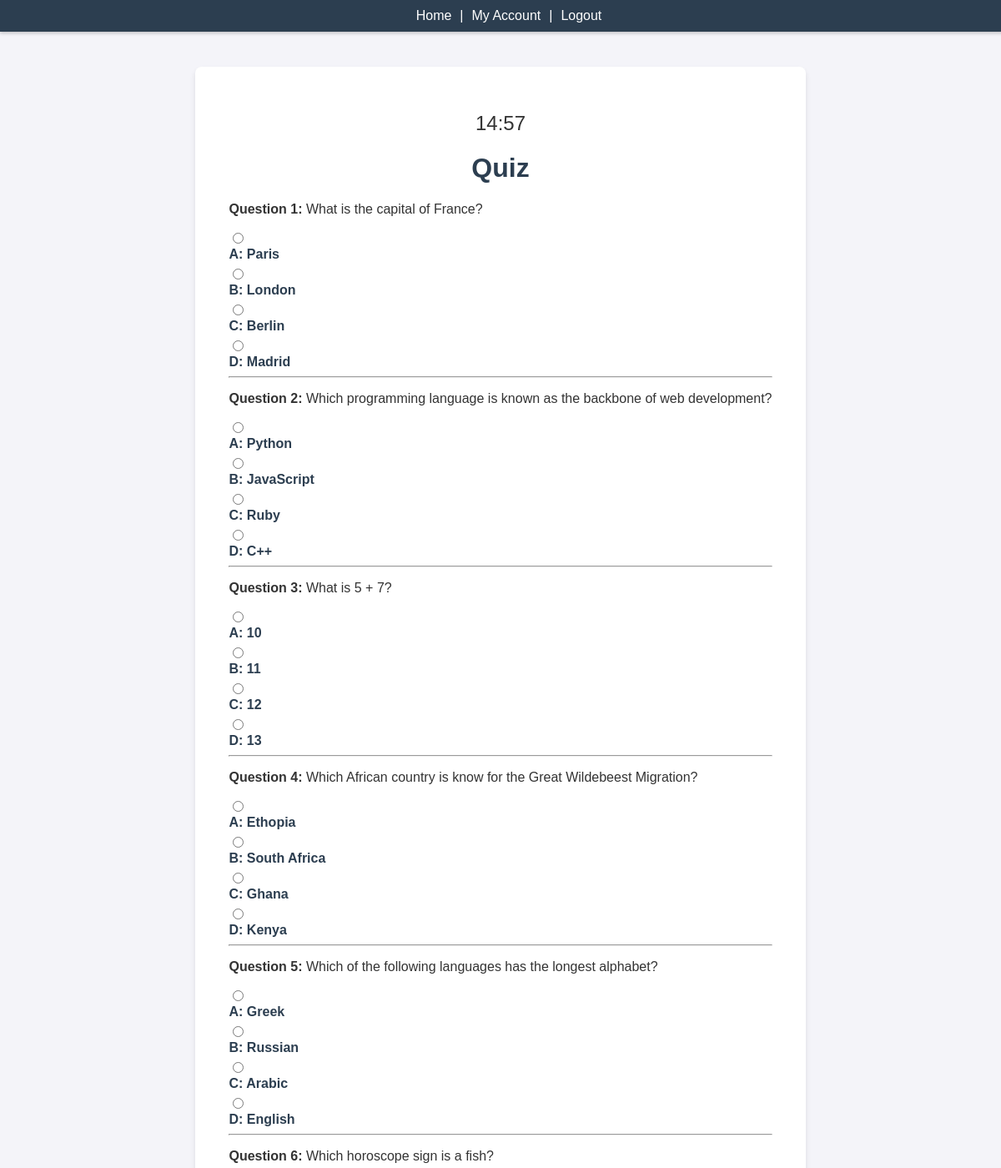
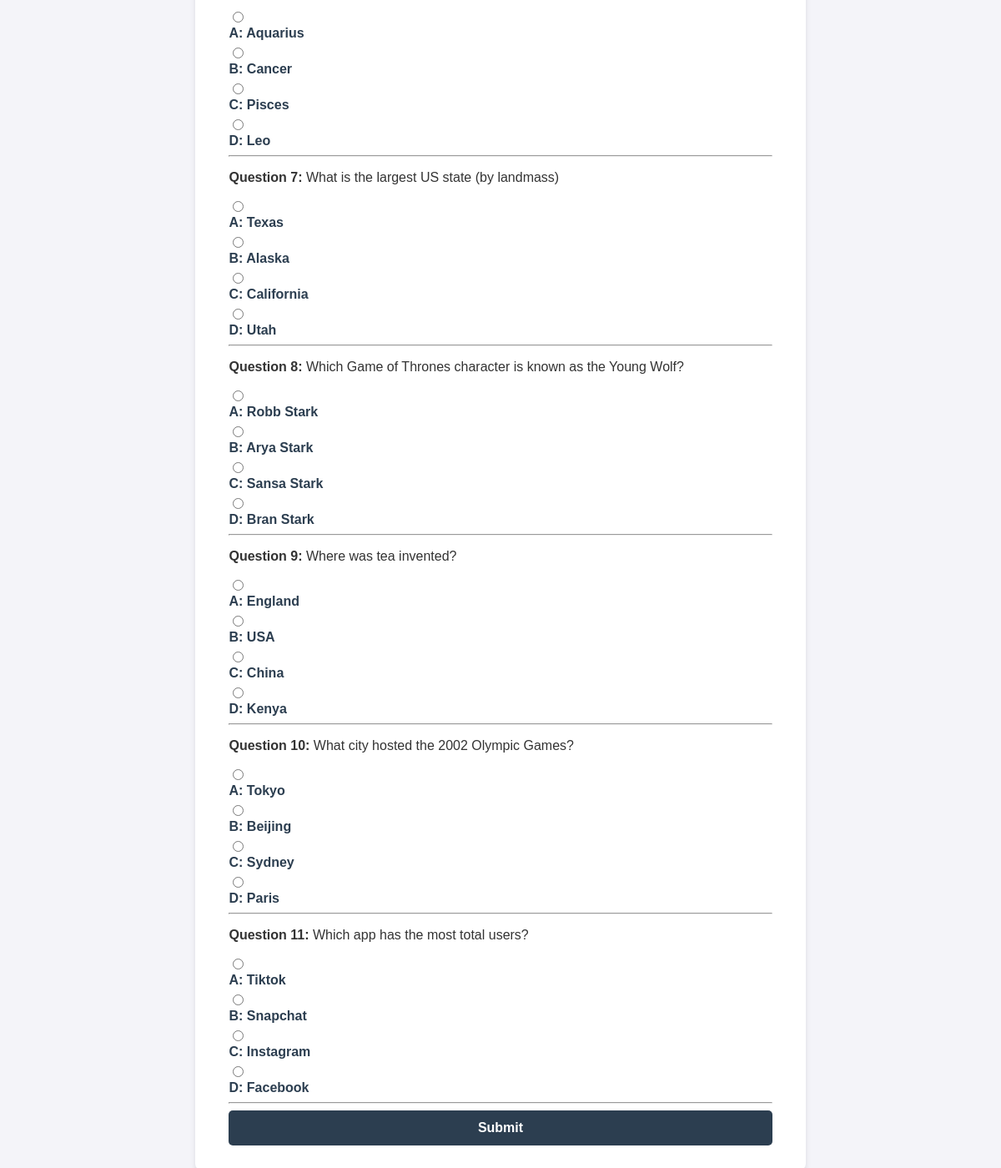
Page /quiz (signed in) on the committed database (2 pictures, top to bottom).
### app.py (models this page shows)
class Question(db.Model):
    id = db.Column(db.Integer, primary_key=True)
    question_text = db.Column(db.String(500), nullable=False)
    options = db.Column(db.JSON, nullable=False)  # {'A': 'Option1', 'B': 'Option2', ...}
    correct_option = db.Column(db.String(1), nullable=False)

### app.py (the view, shortened to what this page needs)
@app.route('/quiz', methods=['GET', 'POST'])
def quiz():
    if 'user_id' not in session:
        return redirect(url_for('login'))
    quiz_duration = timedelta(minutes=15)
    questions = Question.query.all()
    if request.method == 'GET':
        if 'quiz_start_time' not in session:
            session['quiz_start_time'] = time.time()
        elapsed_time = time.time() - session['quiz_start_time']
        if elapsed_time > quiz_duration.total_seconds():
            return redirect(url_for('results'))
        return render_template('quiz.html', questions=questions, quiz_duration=quiz_duration)

### templates/quiz.html (shortened to what this page needs)
<!DOCTYPE html>
<html lang="en">
<head>
    <link rel="stylesheet" type="text/css" href="{{ url_for('static', filename='css/styles.css') }}">
</head>
<nav>
    <a href="/">Home</a> |
    <a href="{{ url_for('user_account', user_id=session['user_id']) }}">My Account</a> |
    <a href="/logout">Logout</a>
</nav>
<body>
    <div class="quiz-container">
        <p id="timer" style="text-align: center; font-size: 1.5em; margin-bottom: 20px;"></p>
        <h1 style="text-align: center;">Quiz</h1>
        <form method="POST" action="/quiz" id="quizForm">
            {% for question in questions %}
            <div class="quiz-question">
                <p><strong>Question {{ loop.index }}:</strong> {{ question.question_text }}</p>
                <div class="quiz-options">
                    {% for key, value in question.options.items() %}
                    <div class="option-item">
                        <input type="radio" name="question_{{ question.id }}" value="{{ key }}" required>
                        <label for="question_{{ question.id }}_{{ key }}">{{ key }}: {{ value }}</label>
                    </div>
                    {% endfor %}
                </div>
            </div>
            <hr>
            {% endfor %}
            <button type="submit" class="btn-primary">Submit</button>
        </form>
    </div>
</body>
</html>

### static/css/styles.css (style rules this page uses)
body { font-family: Arial, sans-serif; margin: 0; padding: 0; background-color: #f4f4f9; color: #333; display: flex; justify-content: center; align-items: center; flex-direction: column; min-height: 100vh; }
h1, h2 { color: #2c3e50; }
a { text-decoration: none; color: #3498db; }
a, a:link, a:visited, a:hover, a:active, a:focus, button, button:focus { text-decoration: none; outline: none; }
nav { background-color: #2c3e50; box-shadow: 0 2px 4px rgba(0, 0, 0, 0.2); color: #fff; padding: 10px; width: 100%; display: flex; justify-content: center; align-items: center; position: fixed; top: 0; left: 0; z-index: 1000; }
nav a { color: #fff; padding: 0 10px; text-decoration: none; font-size: 16px; }
label { font-weight: bold; display: block; margin-bottom: 5px; color: #2c3e50; }
.btn-primary { background-color: #3498db; color: #fff; border: none; border-radius: 5px; padding: 10px; font-size: 16px; font-weight: bold; cursor: pointer; transition: background-color 0.3s ease, transform 0.2s ease; width: 100%; }
.quiz-container { max-width: 800px; margin: 80px auto; background: #fff; padding: 30px 40px; border-radius: 8px; box-shadow: 0 4px 6px rgba(0, 0, 0, 0.1); }
.btn-primary { background-color: #2c3e50; color: #fff; border: none; border-radius: 5px; padding: 12px; font-size: 16px; font-weight: bold; cursor: pointer; width: 100%; transition: background-color 0.3s ease, transform 0.2s ease; }
.quiz-container, .add-questions-page, .results-container, .account-container { background: #fff; padding: 30px 40px; border-radius: 8px; box-shadow: 0 4px 6px rgba(0, 0, 0, 0.1); margin: 80px auto; max-width: 800px; }

### rows in the picture
Question: question_text "What is the capital of France?", options "A" "B" "C" "D", options "Paris" "London" "Berlin" "Madrid"
Question: question_text "Which programming language is known as the backbone of web development?", options "A" "B" "C" "D", options "Python" "JavaScript" "Ruby" "C++"
Question: question_text "What is 5 + 7?", options "A" "B" "C" "D", options "10" "11" "12" "13"
Question: question_text "Which African country is know for the Great Wildebeest Migration?", options "A" "B" "C" "D", options "Ethopia" "South Africa" "Ghana" "Kenya"
Question: question_text "Which of the following languages has the longest alphabet?", options "A" "B" "C" "D", options "Greek" "Russian" "Arabic" "English"
Question: question_text "Which horoscope sign is a fish?", options "A" "B" "C" "D", options "Aquarius" "Cancer" "Pisces" "Leo"
Question: question_text "What is the largest US state (by landmass)", options "A" "B" "C" "D", options "Texas" "Alaska" "California" "Utah"
Question: question_text "Which Game of Thrones character is known as the Young Wolf?", options "A" "B" "C" "D", options "Robb Stark" "Arya Stark" "Sansa Stark" "Bran Stark"
Question: question_text "Where was tea invented?", options "A" "B" "C" "D", options "England" "USA" "China" "Kenya"
Question: question_text "What city hosted the 2002 Olympic Games?", options "A" "B" "C" "D", options "Tokyo" "Beijing" "Sydney" "Paris"
Question: question_text "Which app has the most total users?", options "A" "B" "C" "D", options "Tiktok" "Snapchat" "Instagram" "Facebook"
